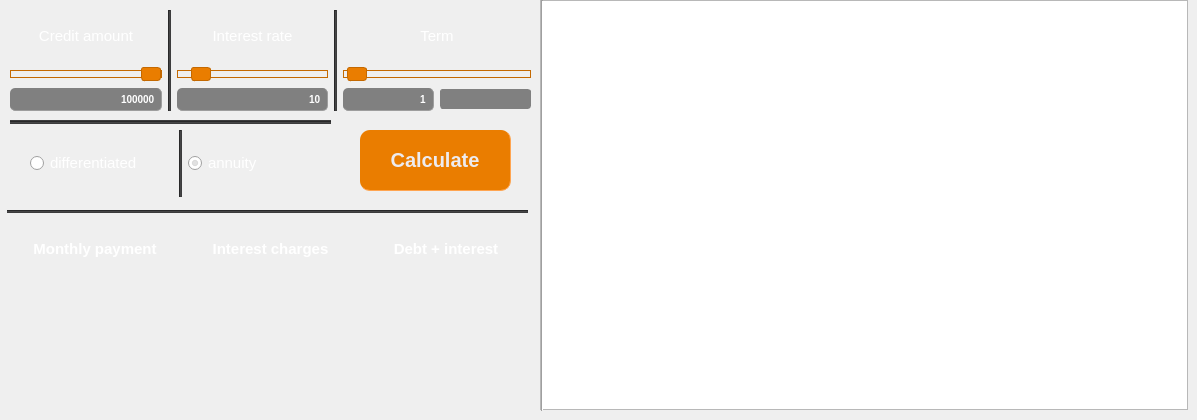
    <widget class="QWidget" name="tab_2">
     <attribute name="title">
      <string>Credit calc</string>
     </attribute>
     <widget class="QWidget" name="horizontalLayoutWidget">
      <property name="geometry">
       <rect>
        <x>30</x>
        <y>130</y>
        <width>301</width>
        <height>67</height>
       </rect>
      </property>
      <layout class="QHBoxLayout" name="horizontalLayout">
       <item>
        <widget class="QRadioButton" name="radioButton_2">
         <property name="layoutDirection">
          <enum>Qt::LeftToRight</enum>
         </property>
         <property name="styleSheet">
          <string notr="true">QRadioButton {
     font:  15px;
	color: rgb(255, 255, 255);
	background-color: none;
}


QRadioButton::indicator:checked {
	width: 20px;
	height: 20px;
	image: url(:/icons/img/radio_on);
}

QRadioButton::indicator::unchecked {
	width: 20px;
	height: 20px;
	image: url(:/icons/img/radio_off);
}</string>
         </property>
         <property name="text">
          <string>differentiated</string>
         </property>
        </widget>
       </item>
       <item>
        <widget class="Line" name="line_4">
         <property name="styleSheet">
          <string notr="true">* {
	
	background-color: rgb(60, 60, 61);
}</string>
         </property>
         <property name="orientation">
          <enum>Qt::Vertical</enum>
         </property>
        </widget>
       </item>
       <item>
        <widget class="QRadioButton" name="radioButton_1">
         <property name="enabled">
          <bool>true</bool>
         </property>
         <property name="font">
          <font>
           <pointsize>-1</pointsize>
           <italic>false</italic>
           <bold>false</bold>
          </font>
         </property>
         <property name="layoutDirection">
          <enum>Qt::LeftToRight</enum>
         </property>
         <property name="autoFillBackground">
          <bool>false</bool>
         </property>
         <property name="styleSheet">
          <string notr="true">QRadioButton {
     font:  15px;
	color: rgb(255, 255, 255);
	background-color: none;
}


QRadioButton::indicator:checked {
	width: 20px;
	height: 20px;
	image: url(:/icons/img/radio_on);
}

QRadioButton::indicator::unchecked {
	width: 20px;
	height: 20px;
	image: url(:/icons/img/radio_off);
}</string>
         </property>
         <property name="text">
          <string>annuity</string>
         </property>
         <property name="checkable">
          <bool>true</bool>
         </property>
         <property name="checked">
          <bool>true</bool>
         </property>
        </widget>
       </item>
      </layout>
     </widget>
     <widget class="QPushButton" name="pushButton_creditCalc">
      <property name="geometry">
       <rect>
        <x>360</x>
        <y>130</y>
        <width>151</width>
        <height>61</height>
       </rect>
      </property>
      <property name="styleSheet">
       <string notr="true">QPushButton {
     background-color: #ea7d00;
     border-radius: 10px;
     font: bold 20px;
     padding: 3px;
	color:  rgb(237, 235, 239);
	border-style: outset;
	border-width: 0px 1px 1px 0px;
	border-color: rgb(255, 165, 81);
 }
 QPushButton:pressed {
     border-style: inset;
	border-width: 1px 0px 0px 1px;
	border-color: rgb(255, 165, 81);
 }</string>
      </property>
      <property name="text">
       <string>Calculate</string>
      </property>
     </widget>
     <widget class="QTableWidget" name="tableWidget">
      <property name="geometry">
       <rect>
        <x>540</x>
        <y>0</y>
        <width>648</width>
        <height>410</height>
       </rect>
      </property>
      <property name="styleSheet">
       <string notr="true">QTableWidget::item {
    color: rgb(253, 251, 255);
}</string>
      </property>
      <property name="editTriggers">
       <set>QAbstractItemView::NoEditTriggers</set>
      </property>
      <property name="sortingEnabled">
       <bool>true</bool>
      </property>
      <property name="rowCount">
       <number>0</number>
      </property>
      <attribute name="horizontalHeaderCascadingSectionResizes">
       <bool>false</bool>
      </attribute>
      <attribute name="horizontalHeaderShowSortIndicator" stdset="0">
       <bool>true</bool>
      </attribute>
     </widget>
     <widget class="QWidget" name="gridLayoutWidget_2">
      <property name="geometry">
       <rect>
        <x>10</x>
        <y>220</y>
        <width>521</width>
        <height>181</height>
       </rect>
      </property>
      <layout class="QGridLayout" name="gridLayout_2" rowstretch="1,2">
       <item row="0" column="0">
        <widget class="QLabel" name="label_11">
         <property name="styleSheet">
          <string notr="true">* {
     font:  bold 15px;
	color: rgb(255, 255, 255);
}</string>
         </property>
         <property name="text">
          <string>Monthly payment</string>
         </property>
         <property name="alignment">
          <set>Qt::AlignCenter</set>
         </property>
        </widget>
       </item>
       <item row="0" column="1">
        <widget class="QLabel" name="label_12">
         <property name="styleSheet">
          <string notr="true">* {
     font:  bold 15px;
	color: rgb(255, 255, 255);
}</string>
         </property>
         <property name="text">
          <string>Interest charges</string>
         </property>
         <property name="alignment">
          <set>Qt::AlignCenter</set>
         </property>
        </widget>
       </item>
       <item row="1" column="2">
        <widget class="QLabel" name="label_sum_perc">
         <property name="font">
          <font>
           <family>text-wrap</family>
           <pointsize>-1</pointsize>
           <italic>false</italic>
           <bold>false</bold>
          </font>
         </property>
         <property name="styleSheet">
          <string notr="true">* {
     font:  17px text-wrap;
	color: white;
	margin-top: 2px;
 }</string>
         </property>
         <property name="text">
          <string/>
         </property>
         <property name="alignment">
          <set>Qt::AlignHCenter|Qt::AlignTop</set>
         </property>
        </widget>
       </item>
       <item row="1" column="1">
        <widget class="QLabel" name="label_perc">
         <property name="font">
          <font>
           <family>text-wrap</family>
           <pointsize>-1</pointsize>
           <italic>false</italic>
           <bold>false</bold>
          </font>
         </property>
         <property name="styleSheet">
          <string notr="true">* {
     font:  17px text-wrap;
	color: white;
	margin-top: 2px;
 }</string>
         </property>
         <property name="text">
          <string/>
         </property>
         <property name="alignment">
          <set>Qt::AlignHCenter|Qt::AlignTop</set>
         </property>
        </widget>
       </item>
       <item row="0" column="2">
        <widget class="QLabel" name="label_13">
         <property name="styleSheet">
          <string notr="true">* {
     font:  bold 15px;
	color: rgb(255, 255, 255);
}</string>
         </property>
         <property name="text">
          <string>Debt + interest</string>
         </property>
         <property name="alignment">
          <set>Qt::AlignCenter</set>
         </property>
        </widget>
       </item>
       <item row="1" column="0">
        <widget class="QLabel" name="label_mon_pay">
         <property name="font">
          <font>
           <family>text-wrap</family>
           <pointsize>-1</pointsize>
           <italic>false</italic>
           <bold>false</bold>
          </font>
         </property>
         <property name="styleSheet">
          <string notr="true">* {
     font:  17px text-wrap;
	color: white;
	margin-top: 2px;
 }</string>
         </property>
         <property name="text">
          <string/>
         </property>
         <property name="alignment">
          <set>Qt::AlignHCenter|Qt::AlignTop</set>
         </property>
         <property name="wordWrap">
          <bool>true</bool>
         </property>
        </widget>
       </item>
      </layout>
     </widget>
     <widget class="QWidget" name="gridLayoutWidget_6">
      <property name="geometry">
       <rect>
        <x>10</x>
        <y>10</y>
        <width>521</width>
        <height>101</height>
       </rect>
      </property>
      <layout class="QGridLayout" name="gridLayout_6" columnstretch="5,1,5,1,3,3">
       <property name="sizeConstraint">
        <enum>QLayout::SetDefaultConstraint</enum>
       </property>
       <property name="spacing">
        <number>-1</number>
       </property>
       <item row="1" column="0">
        <widget class="QSlider" name="horSlider_sum">
         <property name="styleSheet">
          <string notr="true">QSlider::groove:horizontal {
    border: 1px solid rgb(196, 105, 1);
    height: 6px; /* the groove expands to the size of the slider by default. by giving it a height, it has a fixed size */
    background: qlineargradient(x1:0, y1:0, x2:0, y2:1, stop:0 , stop:1 );
    margin: 2px 0;
}

QSlider::handle:horizontal {
    background: qlineargradient(x1:0, y1:0, x2:1, y2:1, stop:0 #ea7d00, stop:1 #ea7d00);
    border: 1px solid rgb(196, 105, 1);
    width: 18px;
    margin: -4px 0; /* handle is placed by default on the contents rect of the groove. Expand outside the groove */
    border-radius: 3px;
}</string>
         </property>
         <property name="minimum">
          <number>0</number>
         </property>
         <property name="maximum">
          <number>10000000</number>
         </property>
         <property name="singleStep">
          <number>1000</number>
         </property>
         <property name="pageStep">
          <number>100000</number>
         </property>
         <property name="sliderPosition">
          <number>100000</number>
         </property>
         <property name="orientation">
          <enum>Qt::Horizontal</enum>
         </property>
        </widget>
       </item>
       <item row="0" column="1" rowspan="3">
        <widget class="Line" name="line_16">
         <property name="styleSheet">
          <string notr="true">* {
	
	background-color: rgb(60, 60, 61);
}</string>
         </property>
         <property name="orientation">
          <enum>Qt::Vertical</enum>
         </property>
        </widget>
       </item>
       <item row="0" column="0">
        <widget class="QLabel" name="label_9">
         <property name="styleSheet">
          <string notr="true">* {
     font:  15px;
	color: rgb(255, 255, 255);
}</string>
         </property>
         <property name="text">
          <string>Credit amount</string>
         </property>
         <property name="alignment">
          <set>Qt::AlignCenter</set>
         </property>
        </widget>
       </item>
       <item row="0" column="2">
        <widget class="QLabel" name="label_8">
         <property name="styleSheet">
          <string notr="true">* {
     font:  15px;
	color: rgb(255, 255, 255);
}</string>
         </property>
         <property name="text">
          <string>Interest rate</string>
         </property>
         <property name="alignment">
          <set>Qt::AlignCenter</set>
         </property>
        </widget>
       </item>
       <item row="1" column="2">
        <widget class="QSlider" name="horSlider_perc">
         <property name="styleSheet">
          <string notr="true">QSlider::groove:horizontal {
    border: 1px solid rgb(196, 105, 1);
    height: 6px; /* the groove expands to the size of the slider by default. by giving it a height, it has a fixed size */
    background: qlineargradient(x1:0, y1:0, x2:0, y2:1, stop:0 , stop:1 );
    margin: 2px 0;
}

QSlider::handle:horizontal {
    background: qlineargradient(x1:0, y1:0, x2:1, y2:1, stop:0 #ea7d00, stop:1 #ea7d00);
    border: 1px solid rgb(196, 105, 1);
    width: 18px;
    margin: -4px 0; /* handle is placed by default on the contents rect of the groove. Expand outside the groove */
    border-radius: 3px;
}</string>
         </property>
         <property name="maximum">
          <number>100</number>
         </property>
         <property name="singleStep">
          <number>1</number>
         </property>
         <property name="sliderPosition">
          <number>10</number>
         </property>
         <property name="orientation">
          <enum>Qt::Horizontal</enum>
         </property>
        </widget>
       </item>
       <item row="2" column="0">
        <widget class="QLineEdit" name="lineEdit_sum">
         <property name="styleSheet">
          <string notr="true">QLineEdit {
     background-color: gray;
	color: #fff;
     border-radius: 5px;
     font:  bold 10px;
     padding: 3px;
	border-style: outset;
	border-width: 0px 1px 1px 0px;
	border-color: rgb(158, 158, 158);
 }</string>
         </property>
         <property name="inputMethodHints">
          <set>Qt::ImhDigitsOnly</set>
         </property>
         <property name="inputMask">
          <string/>
         </property>
         <property name="text">
          <string>100000</string>
         </property>
         <property name="alignment">
          <set>Qt::AlignRight|Qt::AlignTrailing|Qt::AlignVCenter</set>
         </property>
        </widget>
       </item>
       <item row="2" column="4">
        <widget class="QLineEdit" name="lineEdit_countMon">
         <property name="styleSheet">
          <string notr="true">QLineEdit {
     background-color: gray;
	color: #fff;
     border-radius: 5px;
     font:  bold 10px;
     padding: 3px;
	border-style: outset;
	border-width: 0px 1px 1px 0px;
	border-color: rgb(158, 158, 158);
 }</string>
         </property>
         <property name="inputMethodHints">
          <set>Qt::ImhDigitsOnly</set>
         </property>
         <property name="inputMask">
          <string/>
         </property>
         <property name="text">
          <string>1</string>
         </property>
         <property name="maxLength">
          <number>32767</number>
         </property>
         <property name="frame">
          <bool>true</bool>
         </property>
         <property name="alignment">
          <set>Qt::AlignRight|Qt::AlignTrailing|Qt::AlignVCenter</set>
         </property>
         <property name="clearButtonEnabled">
          <bool>false</bool>
         </property>
        </widget>
       </item>
       <item row="1" column="4" colspan="2">
        <widget class="QSlider" name="horSlider_count">
         <property name="styleSheet">
          <string notr="true">QSlider::groove:horizontal {
    border: 1px solid rgb(196, 105, 1);
    height: 6px; /* the groove expands to the size of the slider by default. by giving it a height, it has a fixed size */
    background: qlineargradient(x1:0, y1:0, x2:0, y2:1, stop:0 , stop:1 );
    margin: 2px 0;
}

QSlider::handle:horizontal {
    background: qlineargradient(x1:0, y1:0, x2:1, y2:1, stop:0 #ea7d00, stop:1 #ea7d00);
    border: 1px solid rgb(196, 105, 1);
    width: 18px;
    margin: -4px 0; /* handle is placed by default on the contents rect of the groove. Expand outside the groove */
    border-radius: 3px;
}</string>
         </property>
         <property name="maximum">
          <number>60</number>
         </property>
         <property name="pageStep">
          <number>12</number>
         </property>
         <property name="sliderPosition">
          <number>1</number>
         </property>
         <property name="orientation">
          <enum>Qt::Horizontal</enum>
         </property>
        </widget>
       </item>
       <item row="0" column="4" colspan="2">
        <widget class="QLabel" name="label_10">
         <property name="layoutDirection">
          <enum>Qt::LeftToRight</enum>
         </property>
         <property name="styleSheet">
          <string notr="true">* {
     font:  15px;
	color: rgb(255, 255, 255);
}</string>
         </property>
         <property name="text">
          <string>Term</string>
         </property>
         <property name="alignment">
          <set>Qt::AlignCenter</set>
         </property>
        </widget>
       </item>
       <item row="2" column="5">
        <widget class="QComboBox" name="comboBox">
         <property name="enabled">
          <bool>true</bool>
         </property>
         <property name="styleSheet">
          <string notr="true">QComboBox::down-arrow {
    image: url(:/icons/img/arrow_down);
}

QComboBox {
    border: 1px solid gray;
    border-radius: 3px;
    padding: 1px 18px 1px 3px;
    min-width: 6em;
}

QComboBox:editable {
    background: gray;
}

QComboBox:!editable, QComboBox::drop-down:editable {
     background: qlineargradient(x1: 0, y1: 0, x2: 0, y2: 1,
                                 stop: 0 #ea7d00, stop: 0.4 #ea7d00,
                                 stop: 0.5 #ea7d00, stop: 1.0 #ea7d00);
}

/* QComboBox gets the &quot;on&quot; state when the popup is open */
QComboBox:!editable:on, QComboBox::drop-down:editable:on {
    background: qlineargradient(x1: 0, y1: 0, x2: 0, y2: 1,
                                stop: 0 #ea7d00, stop: 0.4 #ea7d00,
                                stop: 0.5 #ea7d00, stop: 1.0 #ea7d00);
}

QComboBox:on { /* shift the text when the popup opens */
    padding-top: 3px;
    padding-left: 4px;
}

QComboBox::drop-down {
    subcontrol-origin: padding;
    subcontrol-position: top right;
    width: 20px;

    border-left-width: 1px;
    border-left-color: gray;
    border-left-style: solid; /* just a single line */
    border-top-right-radius: 3px; /* same radius as the QComboBox */
    border-bottom-right-radius: 3px;
}

QComboBox::down-arrow:on { /* shift the arrow when popup is open */
    top: 1px;
    left: 1px;
}

QComboBox QAbstractItemView {

    selection-background-color: rgb(234, 126, 0);
    selection-color: white;
	color: white;
}</string>
         </property>
         <property name="editable">
          <bool>true</bool>
         </property>
         <property name="currentText">
          <string/>
         </property>
         <property name="currentIndex">
          <number>-1</number>
         </property>
         <property name="maxVisibleItems">
          <number>16</number>
         </property>
        </widget>
       </item>
       <item row="2" column="2">
        <widget class="QLineEdit" name="lineEdit_perc">
         <property name="styleSheet">
          <string notr="true">QLineEdit {
     background-color: gray;
	color: #fff;
     border-radius: 5px;
     font:  bold 10px;
     padding: 3px;
	border-style: outset;
	border-width: 0px 1px 1px 0px;
	border-color: rgb(158, 158, 158);
 }</string>
         </property>
         <property name="inputMethodHints">
          <set>Qt::ImhDigitsOnly</set>
         </property>
         <property name="text">
          <string>10</string>
         </property>
         <property name="alignment">
          <set>Qt::AlignRight|Qt::AlignTrailing|Qt::AlignVCenter</set>
         </property>
        </widget>
       </item>
       <item row="0" column="3" rowspan="3">
        <widget class="Line" name="line_17">
         <property name="styleSheet">
          <string notr="true">* {
	
	background-color: rgb(60, 60, 61);
}</string>
         </property>
         <property name="orientation">
          <enum>Qt::Vertical</enum>
         </property>
        </widget>
       </item>
      </layout>
     </widget>
     <widget class="Line" name="line_5">
      <property name="geometry">
       <rect>
        <x>7</x>
        <y>210</y>
        <width>521</width>
        <height>3</height>
       </rect>
      </property>
      <property name="styleSheet">
       <string notr="true">* {
	
	background-color: rgb(60, 60, 61);
}</string>
      </property>
      <property name="orientation">
       <enum>Qt::Horizontal</enum>
      </property>
     </widget>
     <widget class="Line" name="line_21">
      <property name="geometry">
       <rect>
        <x>540</x>
        <y>0</y>
        <width>4</width>
        <height>411</height>
       </rect>
      </property>
      <property name="orientation">
       <enum>Qt::Vertical</enum>
      </property>
     </widget>
     <widget class="Line" name="line_23">
      <property name="geometry">
       <rect>
        <x>10</x>
        <y>120</y>
        <width>321</width>
        <height>4</height>
       </rect>
      </property>
      <property name="styleSheet">
       <string notr="true">* {
	
	background-color: rgb(60, 60, 61);
}</string>
      </property>
      <property name="orientation">
       <enum>Qt::Horizontal</enum>
      </property>
     </widget>
    </widget>
